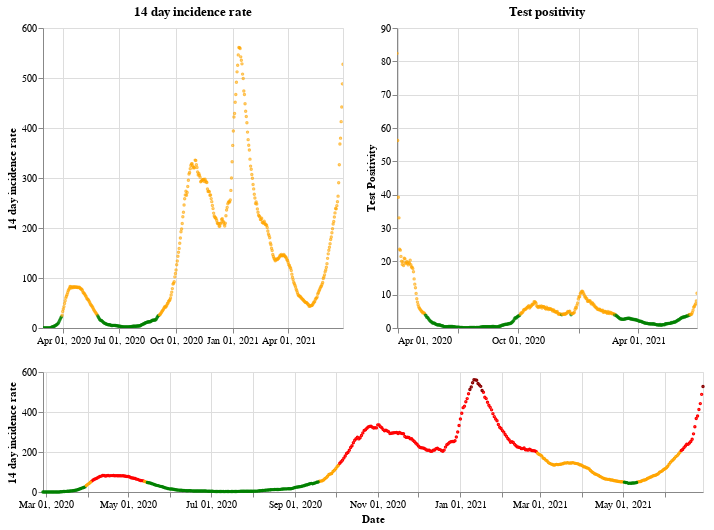

Write notebook code for a chart like this one.
### Markdown cell above
## Scotland

### Code cell
plot_traffic_light('Scotland')

### Figure 1 — Vega-Lite specification as saved in the notebook (floating-point values rounded to 4 significant figures; data arrays with more than 128 entries replaced by an {"elided": "..."} marker saying what was removed)
{"config": {"view": {"continuousWidth": 400, "continuousHeight": 300}}, "vconcat": [{"hconcat": [{"mark": {"type": "point", "size": 2}, "encoding": {"color": {"condition": {"value": "green", "test": "(datum.twoWeeklyCasesRate <= 25)"}, "value": "orange"}, "tooltip": [{"type": "nominal", "field": "areaName"}, {"type": "temporal", "field": "date"}, {"type": "quantitative", "field": "twoWeeklyCasesRate"}, {"type": "quantitative", "field": "testPositivity"}], "x": {"type": "temporal", "axis": {"title": ""}, "field": "date", "scale": {"domain": {"selection": "DateBrush"}}, "timeUnit": "yearmonthdate"}, "y": {"type": "quantitative", "axis": {"title": "14 day incidence rate"}, "field": "twoWeeklyCasesRate"}}, "title": "14 day incidence rate", "width": 300}, {"mark": {"type": "point", "size": 2}, "encoding": {"color": {"condition": {"value": "green", "test": "(datum.testPositivity <= 4)"}, "value": "orange"}, "tooltip": [{"type": "nominal", "field": "areaName"}, {"type": "temporal", "field": "date"}, {"type": "quantitative", "field": "twoWeeklyCasesRate"}, {"type": "quantitative", "field": "testPositivity"}], "x": {"type": "temporal", "axis": {"title": ""}, "field": "date", "scale": {"domain": {"selection": "DateBrush"}}, "timeUnit": "yearmonthdate"}, "y": {"type": "quantitative", "axis": {"title": "Test Positivity"}, "field": "testPositivity"}}, "title": "Test positivity", "width": 300}]}, {"layer": [{"mark": {"type": "point", "size": 2}, "encoding": {"color": {"condition": {"value": "orange", "test": "(((datum.testPositivity < 4) && (datum.twoWeeklyCasesRate >= 50)) && (datum.twoWeeklyCasesRate < 200))"}, "value": "red"}, "opacity": {"condition": {"value": 1, "test": "((datum.twoWeeklyCasesRate >= 50) && (datum.twoWeeklyCasesRate < 500))"}, "value": 0}, "tooltip": [{"type": "nominal", "field": "areaName"}, {"type": "temporal", "field": "date"}, {"type": "quantitative", "field": "twoWeeklyCasesRate"}, {"type": "quantitative", "field": "testPositivity"}], "x": {"type": "temporal", "axis": {"title": "Date"}, "field": "date", "timeUnit": "yearmonthdate"}, "y": {"type": "quantitative", "axis": {"title": "14 day incidence rate"}, "field": "twoWeeklyCasesRate"}}, "selection": {"DateBrush": {"type": "interval", "encodings": ["x"], "fields": ["Time"]}}}, {"mark": {"type": "point", "size": 2}, "encoding": {"color": {"value": "darkred"}, "opacity": {"condition": {"value": 1, "test": "(datum.twoWeeklyCasesRate >= 500)"}, "value": 0}, "tooltip": [{"type": "nominal", "field": "areaName"}, {"type": "temporal", "field": "date"}, {"type": "quantitative", "field": "twoWeeklyCasesRate"}, {"type": "quantitative", "field": "testPositivity"}], "x": {"type": "temporal", "axis": {"title": "Date"}, "field": "date", "timeUnit": "yearmonthdate"}, "y": {"type": "quantitative", "axis": {"title": "14 day incidence rate"}, "field": "twoWeeklyCasesRate"}}}, {"mark": {"type": "point", "size": 2}, "encoding": {"color": {"condition": {"value": "green", "test": "((datum.testPositivity < 4) && (datum.twoWeeklyCasesRate < 50))"}, "value": "orange"}, "opacity": {"condition": {"value": 1, "test": "(datum.twoWeeklyCasesRate < 50)"}, "value": 0}, "tooltip": [{"type": "nominal", "field": "areaName"}, {"type": "temporal", "field": "date"}, {"type": "quantitative", "field": "twoWeeklyCasesRate"}, {"type": "quantitative", "field": "testPositivity"}], "x": {"type": "temporal", "axis": {"title": "Date"}, "field": "date", "timeUnit": "yearmonthdate"}, "y": {"type": "quantitative", "axis": {"title": "14 day incidence rate"}, "field": "twoWeeklyCasesRate"}}}], "height": 120, "width": 660}], "data": {"name": "data-58749d07732ac2491d9b3cb1a31b72ea"}, "$schema": "https://vega.github.io/schema/vega-lite/v4.8.1.json", "datasets": {"data-58749d07732ac2491d9b3cb1a31b72ea": {"elided": "488 records"}}}
